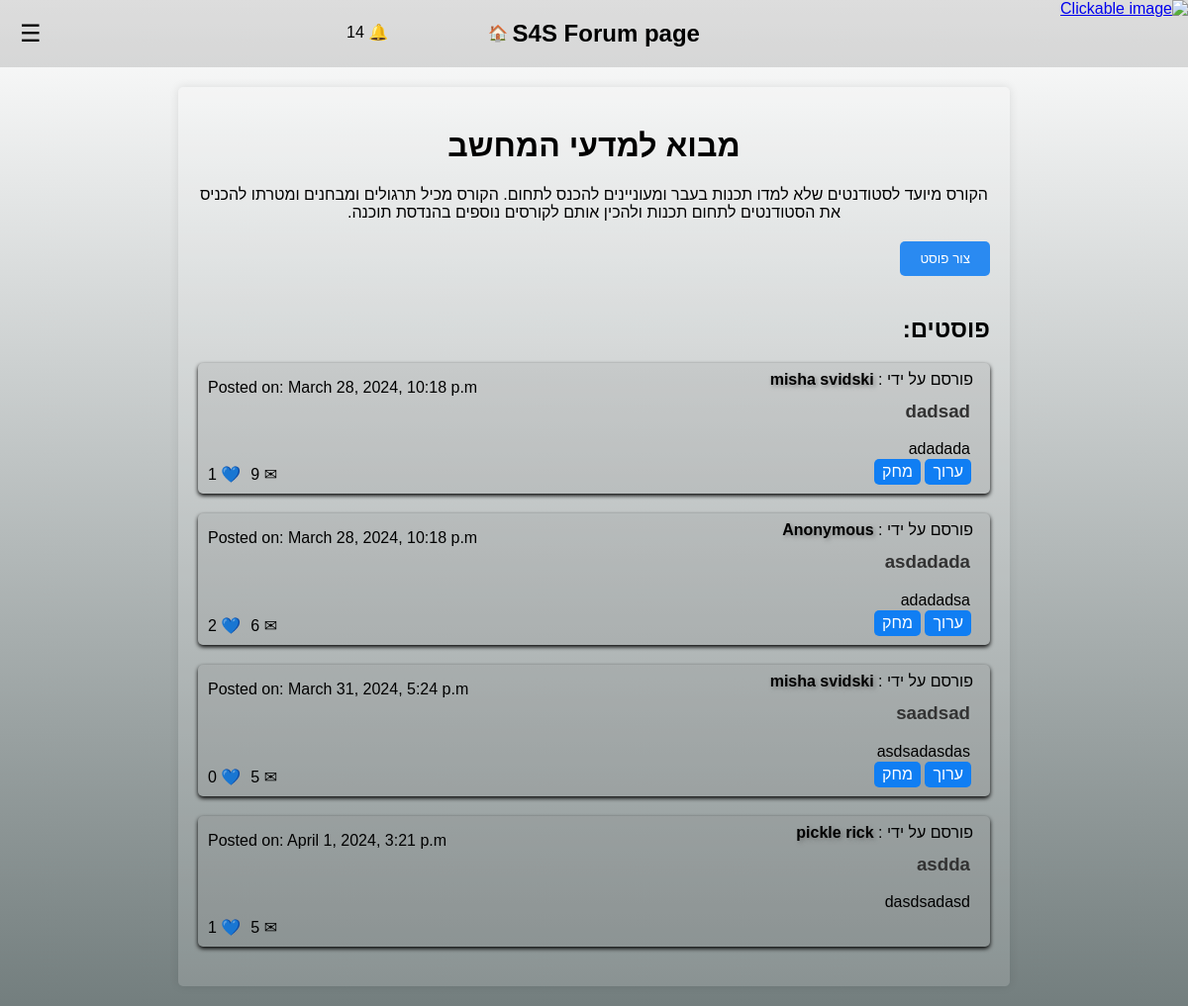
Page /blog/1/ (signed in) on the committed database.
### S4S/models.py (models this page shows, shortened)
class Blog(models.Model):
    title = models.CharField(max_length=100)
    description = models.TextField(default='No description')

class Post2(models.Model):
    title = models.CharField(max_length=100)
    user_name = models.CharField(default="none", max_length=100)
    user_email = models.EmailField(null=True)
    content = models.TextField()
    date_posted = models.DateTimeField(default=timezone.now)
    blog = models.ForeignKey('Blog', on_delete=models.CASCADE, null=True)
    candidate = models.ForeignKey('Candidate', on_delete=models.CASCADE, null=True, blank=True)
    student = models.ForeignKey('Student', on_delete=models.CASCADE, null=True, blank=True)
    graduate = models.ForeignKey('Graduate', on_delete=models.CASCADE, null=True, blank=True)
    admin = models.ForeignKey('Admin', on_delete=models.CASCADE, null=True, blank=True)
    comment_count = models.IntegerField(default=0)
    likes_count = models.IntegerField(default=0)

### S4S/blogim.py (the view)
# urls.py: path('blog/<int:blog_id>/', blogim.blog_detail, name='blog_detail'),
def blog_detail(request, blog_id):
    blog = Blog.objects.get(pk=blog_id)
    posts2 = Post2.objects.filter(blog=blog)
    current_user = None
    user_type = None
    if 'user_id' in request.session and 'user_type' in request.session:
        user_id = request.session['user_id']
        user_type = request.session['user_type']
        if user_type == 'candidate':
            user = Candidate.objects.get(id=user_id)
        elif user_type == 'student':
            user = Student.objects.get(id=user_id)
        elif user_type == 'graduate':
            user = Graduate.objects.get(id=user_id)
        elif user_type == 'admin':  # Check if the user is an Admin
            user = Admin.objects.get(id=user_id)
        current_user = user.first_name + ' ' + user.last_name
        email = user.email
    return render(request, 'blog.detail.html', {'blog': blog, 'posts2': posts2, 'current_user': current_user, 'user_type': user_type,'email': email})

### templates/blog.detail.html (shortened to what this page needs)
<!DOCTYPE html>
<html lang="en">
<head>
</head>
<body>
<header>
    <div class="menu-icon" onclick="toggleSidebar(event)">☰</div>
    <a href="/" style="text-decoration: none; color: inherit;"><h2>S4S Forum page</h2></a>
     <a href="/" style="text-decoration: none; color: inherit;">&nbsp;🏠</a>
     <div id="notification-container">
    <span>&#x1F514;</span>
    <span id="notification-counter"></span>
</div>
</header>
    <div class="container">
        <div class="header">
            <h1>{{ blog.title }}</h1>
            <p>{{ blog.description }}</p>
        </div>
        <button class="create-post-button" onclick="toggleCreatePostForm()">צור פוסט</button>
        <a href="{% url '' %}" class="top-left">
            <img src="https://i.imgur.com/YAy1rDP.png" alt="Clickable image" width="250" height="75" class="invert-color">
        </a>
        <div class="posts">
            <h2>פוסטים:</h2>
            {% for post2 in posts2 %}
                <div class="post">
                    <a href="{% url 'post_detail' post2.id %}" style="text-decoration: none; color: inherit;">
                        <div class="post-info">
                          <span class="post-author"> פורסם על ידי : <span class="author-name">{{ post2.user_name }}</span><br></span>
                        </div>
                        <div class="post-details">
                           {% load tz %}
                        <p>Posted on: {{ post2.date_posted|timezone:"Asia/Jerusalem"|date:"F j, Y, P"|slice:":-1" }}</p>
                        </div>
                        <br>
                        <h3>{{ post2.title }}</h3>
                        <p>{{ post2.content }}</p>
     <div class="post-interactions" style="position: absolute; bottom: 10px; left: 10px; display: flex; flex-direction: row;">
    <span class="comment-count">&#9993; {{ post2.comment_count }}</span>
    <span class="like-count">💙 {{post2.likes_count }}</span>
</div>
{% if post2.user_email == email or user_type == 'admin' %}
    <div class="post-actions">
        <form action="{% url 'edit_post' post2.id %}" method="get" style="display: inline;">
            <button type="submit" class="edit-button">ערוך</button>
        </form>
        <form method="post" action="{% url 'delete_post' post2.id %}" style="display: inline;">
            <button type="submit" class="delete-button">מחק</button>
        </form>
    </div>
{% endif %}
                    </a>
                </div>
            {% endfor %}
        </div>
    </div>
</body>
</html>

### rows in the picture
Blog: title "מבוא למדעי המחשב", description "הקורס מיועד לסטודנטים שלא למדו תכנות בעבר ומעוניינים להכנס לתחום. הקורס מכיל תרגולים ומבחנים ומטרתו להכניס את הסטודנטים לתחום תכנות ולהכין אותם לקורסים נוספים בהנדסת תוכנה."
Post2: user_name "misha svidski", date_posted "March 28, 2024, 10:18 p.m", title "dadsad", content "adadada", comment_count "9", likes_count "1", shows "ערוך"
Post2: user_name "Anonymous", date_posted "March 28, 2024, 10:18 p.m", title "asdadada", content "adadadsa", comment_count "6", likes_count "2", shows "ערוך"
Post2: user_name "misha svidski", date_posted "March 31, 2024, 5:24 p.m", title "saadsad", content "asdsadasdas", comment_count "5", likes_count "0", shows "ערוך"
Post2: user_name "pickle rick", date_posted "April 1, 2024, 3:21 p.m", title "asdda", content "dasdsadasd", comment_count "5", likes_count "1"
